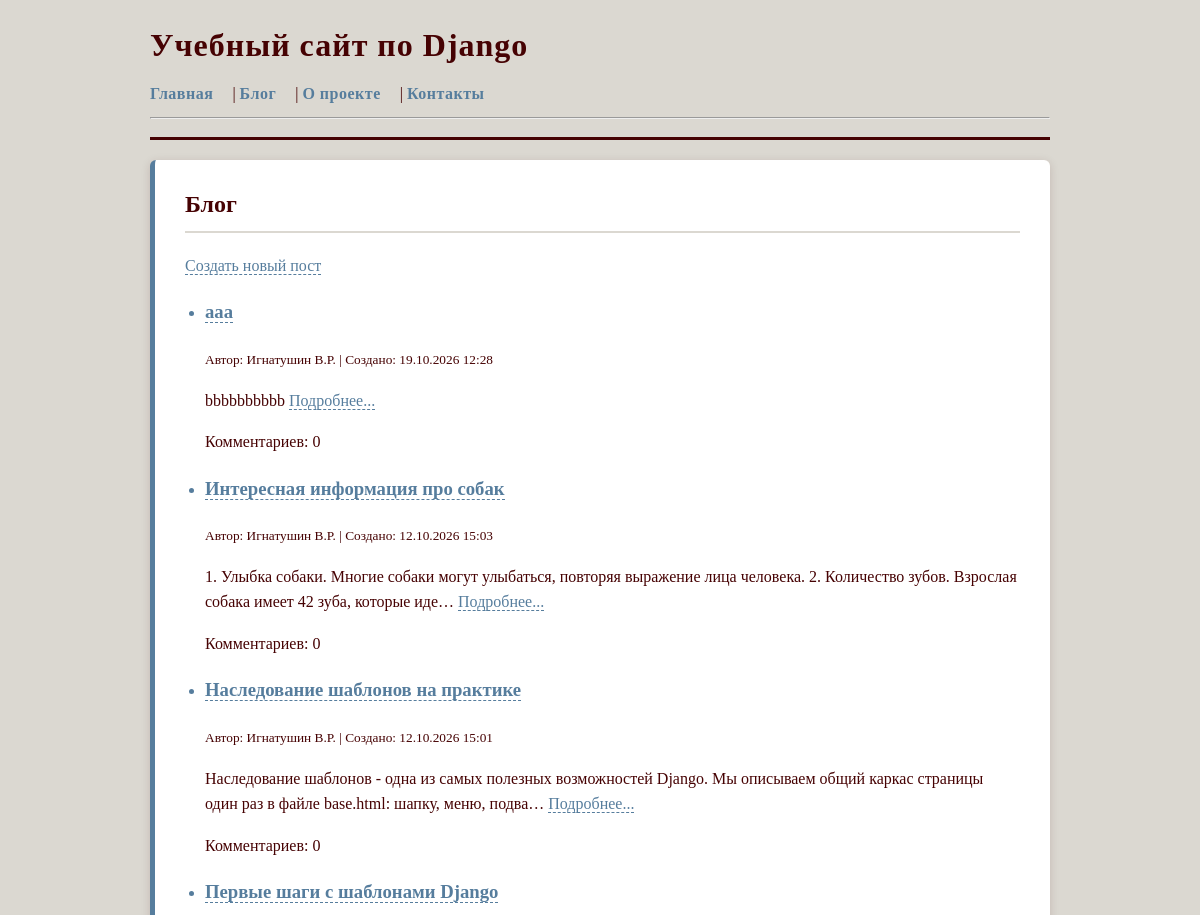
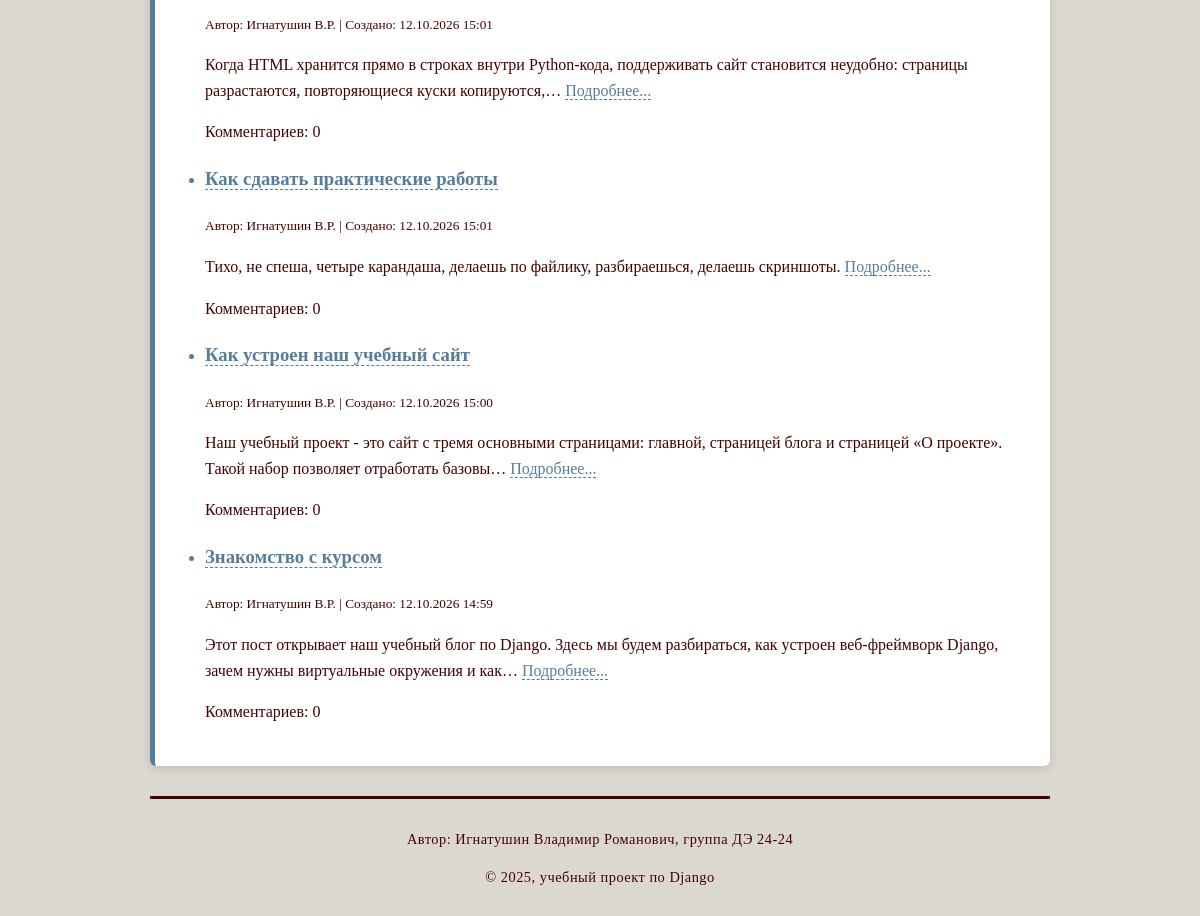
Screenshot of /blog/ with the database file from the repository (2 pictures, top to bottom).
### blog/models.py (models this page shows, shortened)
class Post(models.Model):
    title = models.CharField(max_length=200)
    slug = models.SlugField(max_length=200, unique=True, blank=True)
    body = models.TextField()
    created_at = models.DateTimeField(auto_now_add=True)
    updated_at = models.DateTimeField(auto_now=True)
    is_published = models.BooleanField(default=False)
    author = models.CharField("Автор", max_length=100, default="Игнатушин В.Р.")

### blog/views.py (the view)
# urls.py: path('blog/', post_list, name='post_list'),
def post_list(request):
    posts = Post.objects.filter(is_published=True).order_by("-created_at")
    context = {"posts": posts}
    return render(request, "blog/post_list.html", context)

### blog/templates/blog/post_list.html (shortened to what this page needs)
{% extends "blog/base.html" %}
{% block content %}
    <h2>Блог</h2>
    <p><a href="{% url 'post_create' %}">Создать новый пост</a></p>
    {% if posts %}
        <ul>
            {% for post in posts %}
                <li>
                    <h3>
                        <a href="{% url 'post_detail' slug=post.slug %}">{{ post.title }}</a>
                    </h3>
                    <small>Автор: {{ post.author }} | Создано: {{ post.created_at|date:"d.m.Y H:i" }}</small>
                    <p>
                        {{ post.body|truncatechars:150 }}
                        <a href="{% url 'post_detail' slug=post.slug %}">Подробнее...</a>
                    </p>
                    <p>Комментариев: {{ post.comments.count }}</p>
                </li>
            {% endfor %}
        </ul>
    {% else %}
        <p>Пока нет опубликованных постов.</p>
    {% endif %}
{% endblock %}

### static/css/styles.css (style rules this page uses)
body { font-family: Georgia, "Times New Roman", serif; max-width: 900px; margin: 0 auto; padding: 20px; background-color: #DBD8D1; color: #460203; line-height: 1.6; }
main h2 { color: #460203; margin-top: 0; border-bottom: 2px solid #DBD8D1; padding-bottom: 8px; }
main h3 { color: #567D9D; }
main a { color: #567D9D; text-decoration: none; border-bottom: 1px dashed #567D9D; }
main ul { padding-left: 20px; }
main ul li { margin-bottom: 6px; }
main ul li::marker { color: #567D9D; }

### rows the page displays
Post: title "ааа", author "Игнатушин В.Р.", created_at "19.10.2026 12:28", body "bbbbbbbbbb", comments.count "0"
Post: title "Интересная информация про собак", author "Игнатушин В.Р.", created_at "12.10.2026 15:03", body "1. Улыбка собаки. Многие собаки могут улыбаться, повторяя выражение лица человека. 2. Количество зубов. Взрослая собака имеет 42 зуба, которые иде…", comments.count "0"
Post: title "Наследование шаблонов на практике", author "Игнатушин В.Р.", created_at "12.10.2026 15:01", body "Наследование шаблонов - одна из самых полезных возможностей Django. Мы описываем общий каркас страницы один раз в файле base.html: шапку, меню, подва…", comments.count "0"
Post: title "Первые шаги с шаблонами Django", author "Игнатушин В.Р.", created_at "12.10.2026 15:01", body "Когда HTML хранится прямо в строках внутри Python-кода, поддерживать сайт становится неудобно: страницы разрастаются, повторяющиеся куски копируются,…", comments.count "0"
Post: title "Как сдавать практические работы", author "Игнатушин В.Р.", created_at "12.10.2026 15:01", body "Тихо, не спеша, четыре карандаша, делаешь по файлику, разбираешься, делаешь скриншоты.", comments.count "0"
Post: title "Как устроен наш учебный сайт", author "Игнатушин В.Р.", created_at "12.10.2026 15:00", body "Наш учебный проект - это сайт с тремя основными страницами: главной, страницей блога и страницей «О проекте». Такой набор позволяет отработать базовы…", comments.count "0"
Post: title "Знакомство с курсом", author "Игнатушин В.Р.", created_at "12.10.2026 14:59", body "Этот пост открывает наш учебный блог по Django. Здесь мы будем разбираться, как устроен веб-фреймворк Django, зачем нужны виртуальные окружения и как…", comments.count "0"
